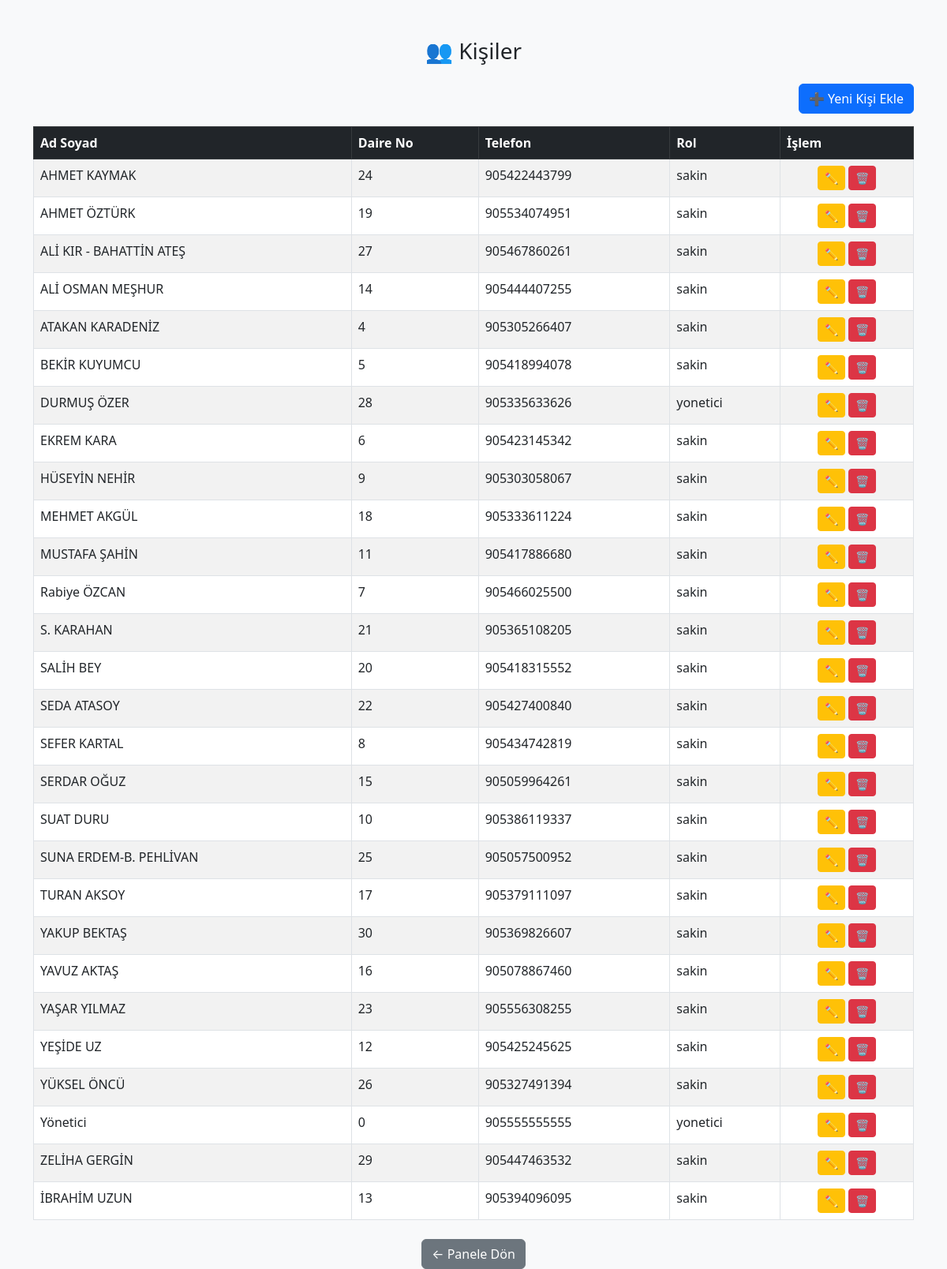
Page /kisiler (signed in) on the committed database.
### tables this page shows
CREATE TABLE users (
    user_id INTEGER PRIMARY KEY AUTOINCREMENT,
    ad_soyad TEXT NOT NULL,
    daire_no TEXT NOT NULL,
    telefon TEXT,
    sifre TEXT NOT NULL,
    rol TEXT CHECK(rol IN ('yonetici', 'sakin')) NOT NULL
);

### app.py (the view)
@app.route("/kisiler")
@sadece_yonetici
@sadece_yonetici
def kisi_listele():
    conn = sqlite3.connect("apartman.db")
    conn.row_factory = sqlite3.Row
    cur = conn.cursor()
    cur.execute("SELECT user_id, ad_soyad, daire_no, telefon, rol FROM users ORDER BY ad_soyad ASC")
    kisiler = cur.fetchall()
    conn.close()
    return render_template("kisi_listele.html", kisiler=kisiler)

### app.py (called while the page is built)
def sadece_yonetici(f):
    @wraps(f)
    def wrapper(*args, **kwargs):
        if session.get('rol') != 'yonetici':
            return redirect(url_for('giris'))  # Yanlış rol → giriş ekranına gönder
        return f(*args, **kwargs)
    return wrapper

### templates/kisi_listele.html (shortened to what this page needs)
<!DOCTYPE html>
<html lang="tr">
<head>
  <link href="https://cdn.jsdelivr.net/npm/bootstrap@5.3.0/dist/css/bootstrap.min.css" rel="stylesheet">
</head>
<body class="bg-light">
  <div class="container mt-5">
    <h3 class="text-center mb-4">👥 Kişiler</h3>
    <div class="text-end mb-3">
      <a href="/kisi-ekle" class="btn btn-primary">➕ Yeni Kişi Ekle</a>
    </div>
    <table class="table table-bordered table-striped">
      <thead class="table-dark">
        <tr>
          <th>Ad Soyad</th>
          <th>Daire No</th>
          <th>Telefon</th>
          <th>Rol</th>
          <th>İşlem</th>
        </tr>
      </thead>
      <tbody>
        {% for user_id, ad_soyad, daire_no, telefon, rol in kisiler %}
        <tr>
          <td>{{ ad_soyad }}</td>
          <td>{{ daire_no or "-" }}</td>
          <td>{{ telefon or "-" }}</td>
          <td>{{ rol or "-" }}</td>
          <td class="text-center">
            <a href="/kisi-duzenle/{{ user_id }}" class="btn btn-sm btn-warning">✏️</a>
            <a href="/kisi-sil/{{ user_id }}" class="btn btn-sm btn-danger" onclick="return confirm('Kişiyi silmek istediğinize emin misiniz?')">🗑️</a>
          </td>
        </tr>
        {% else %}
        <tr>
          <td colspan="5" class="text-center text-muted">Kayıt bulunamadı</td>
        </tr>
        {% endfor %}
      </tbody>
    </table>
    <div class="text-center mt-4">
      <a href="/panel" class="btn btn-secondary">← Panele Dön</a>
    </div>
  </div>
</body>
</html>

### rows in the picture
users: ad_soyad "AHMET KAYMAK", daire_no "24", telefon "905422443799", rol "sakin"
users: ad_soyad "AHMET ÖZTÜRK", daire_no "19", telefon "905534074951", rol "sakin"
users: ad_soyad "ALİ KIR - BAHATTİN ATEŞ", daire_no "27", telefon "905467860261", rol "sakin"
users: ad_soyad "ALİ OSMAN MEŞHUR", daire_no "14", telefon "905444407255", rol "sakin"
users: ad_soyad "ATAKAN KARADENİZ", daire_no "4", telefon "905305266407", rol "sakin"
users: ad_soyad "BEKİR KUYUMCU", daire_no "5", telefon "905418994078", rol "sakin"
users: ad_soyad "DURMUŞ ÖZER", daire_no "28", telefon "905335633626", rol "yonetici"
users: ad_soyad "EKREM KARA", daire_no "6", telefon "905423145342", rol "sakin"
users: ad_soyad "HÜSEYİN NEHİR", daire_no "9", telefon "905303058067", rol "sakin"
users: ad_soyad "MEHMET AKGÜL", daire_no "18", telefon "905333611224", rol "sakin"
users: ad_soyad "MUSTAFA ŞAHİN", daire_no "11", telefon "905417886680", rol "sakin"
users: ad_soyad "Rabiye ÖZCAN", daire_no "7", telefon "905466025500", rol "sakin"
users: ad_soyad "S. KARAHAN", daire_no "21", telefon "905365108205", rol "sakin"
users: ad_soyad "SALİH BEY", daire_no "20", telefon "905418315552", rol "sakin"
users: ad_soyad "SEDA ATASOY", daire_no "22", telefon "905427400840", rol "sakin"
users: ad_soyad "SEFER KARTAL", daire_no "8", telefon "905434742819", rol "sakin"
users: ad_soyad "SERDAR OĞUZ", daire_no "15", telefon "905059964261", rol "sakin"
users: ad_soyad "SUAT DURU", daire_no "10", telefon "905386119337", rol "sakin"
users: ad_soyad "SUNA ERDEM-B. PEHLİVAN", daire_no "25", telefon "905057500952", rol "sakin"
users: ad_soyad "TURAN AKSOY", daire_no "17", telefon "905379111097", rol "sakin"
users: ad_soyad "YAKUP BEKTAŞ", daire_no "30", telefon "905369826607", rol "sakin"
users: ad_soyad "YAVUZ AKTAŞ", daire_no "16", telefon "905078867460", rol "sakin"
users: ad_soyad "YAŞAR YILMAZ", daire_no "23", telefon "905556308255", rol "sakin"
users: ad_soyad "YEŞİDE UZ", daire_no "12", telefon "905425245625", rol "sakin"
users: ad_soyad "YÜKSEL ÖNCÜ", daire_no "26", telefon "905327491394", rol "sakin"
users: ad_soyad "Yönetici", daire_no "0", telefon "905555555555", rol "yonetici"
users: ad_soyad "ZELİHA GERGİN", daire_no "29", telefon "905447463532", rol "sakin"
users: ad_soyad "İBRAHİM UZUN", daire_no "13", telefon "905394096095", rol "sakin"
